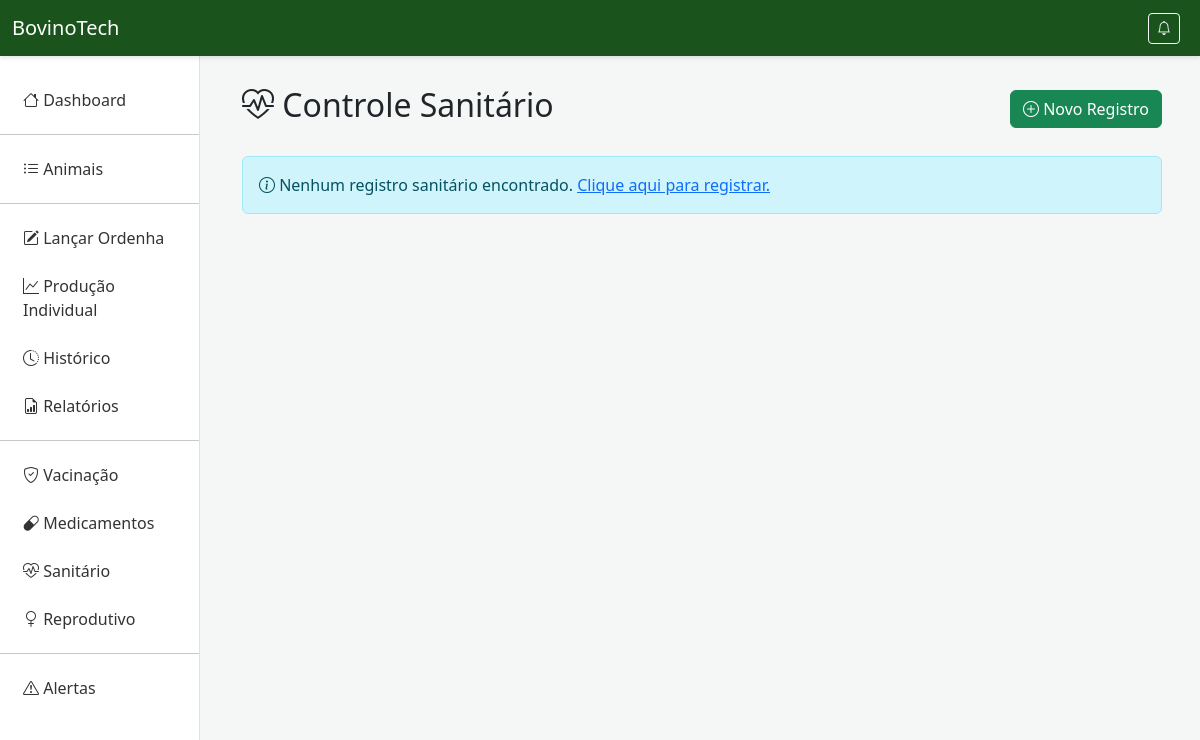
The page /sanitario/ on the database as committed earlier.
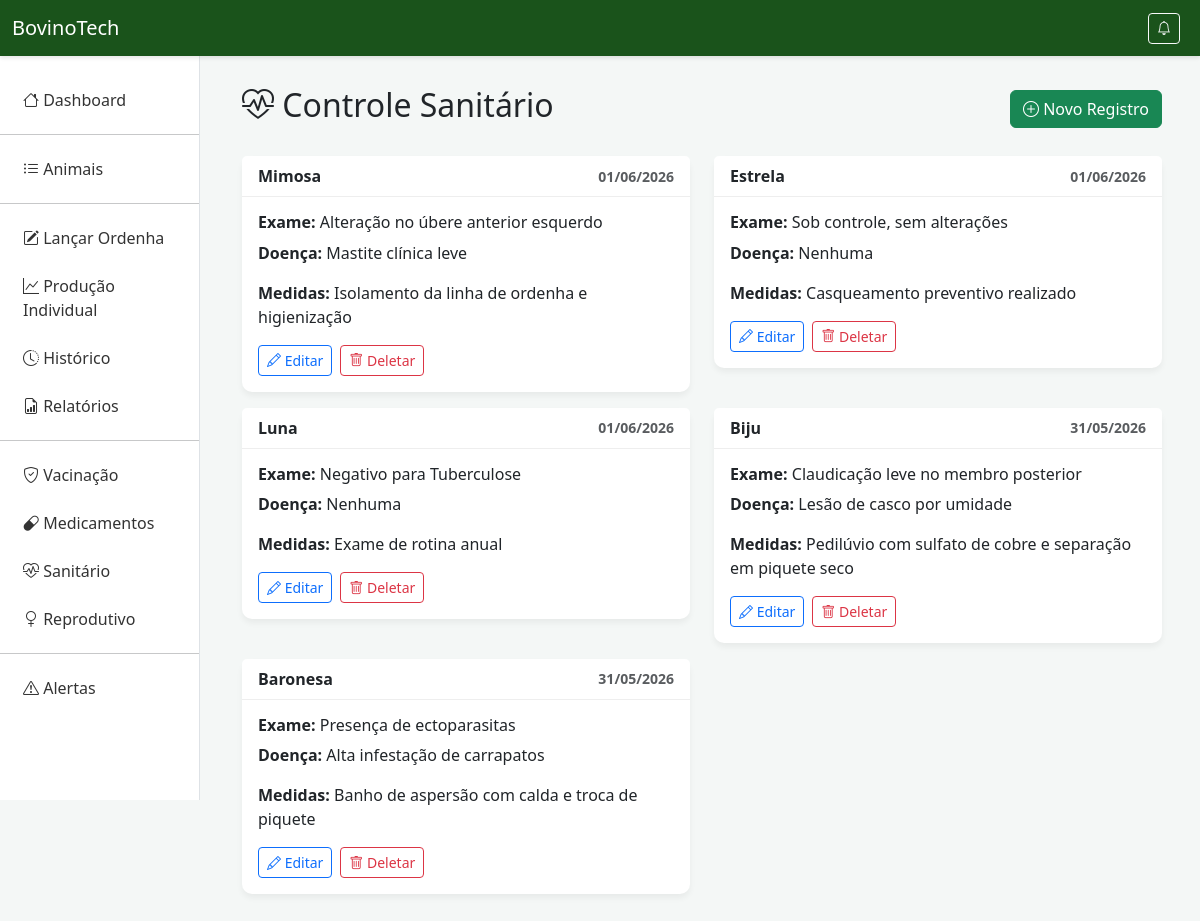
The same page on the database as committed later.
### producao/models.py (models this page shows, shortened)
class ControleSanitario(models.Model):
    animal = models.ForeignKey(Animal, on_delete=models.CASCADE)
    exame_clinico = models.CharField(max_length=200)
    ocorrencia_doenca = models.TextField(blank=True)
    medidas_preventivas = models.TextField(blank=True)
    data_registro = models.DateField()
    tem_carencia = models.BooleanField(default=False, verbose_name="Possui Carência?")
    dias_carencia = models.IntegerField(default=0, verbose_name="Dias de Carência")

class Animal(models.Model):
    SEXO_CHOICES = [('M', 'Macho'), ('F', 'Fêmea')]
    identificacao = models.CharField(max_length=100, unique=True, verbose_name="Brinco/Nome")
    raca = models.CharField(max_length=100, verbose_name="Raça")
    data_nascimento = models.DateField(verbose_name="Data de Nascimento")
    sexo = models.CharField(max_length=1, choices=SEXO_CHOICES, verbose_name="Sexo")

### producao/views.py (the view)
# urls.py: path('sanitario/', views.controle_sanitario, name='sanitario'),
def controle_sanitario(request):
    registros = ControleSanitario.objects.all().order_by('-data_registro')
    return render(request, 'sanitario.html', {'registros': registros})

### producao/templates/sanitario.html (shortened to what this page needs)
{% extends 'base.html' %}
{% block content %}
<div class="d-flex justify-content-between align-items-center mb-4">
    <h2><i class="bi bi-heart-pulse"></i> Controle Sanitário</h2>
    <a href="{% url 'criar_sanitario' %}" class="btn btn-success"><i class="bi bi-plus-circle"></i> Novo Registro</a>
</div>
<div class="row">
    {% for r in registros %}
    <div class="col-md-6 mb-3">
        <div class="card">
            <div class="card-header d-flex justify-content-between align-items-center">
                <span><strong>{{ r.animal.identificacao }}</strong></span>
                <small class="text-muted">{{ r.data_registro|date:"d/m/Y" }}</small>
            </div>
            <div class="card-body">
                <h6><strong>Exame:</strong> {{ r.exame_clinico }}</h6>
                <p><strong>Doença:</strong> {{ r.ocorrencia_doenca|default:"Nenhuma" }}</p>
                <p class="mb-3"><strong>Medidas:</strong> {{ r.medidas_preventivas }}</p>
                <div class="d-flex gap-2">
                    <a href="{% url 'editar_sanitario' r.pk %}" class="btn btn-sm btn-outline-primary" title="Editar"><i class="bi bi-pencil"></i> Editar</a>
                    <a href="{% url 'deletar_sanitario' r.pk %}" class="btn btn-sm btn-outline-danger" title="Deletar"><i class="bi bi-trash"></i> Deletar</a>
                </div>
            </div>
        </div>
    </div>
    {% empty %}
    <div class="col-12">
        <div class="alert alert-info" role="alert">
            <i class="bi bi-info-circle"></i> Nenhum registro sanitário encontrado. <a href="{% url 'criar_sanitario' %}">Clique aqui para registrar.</a>
        </div>
    </div>
    {% endfor %}
</div>
{% endblock %}

Rows that differ between the two databases and show on the page:
added ControleSanitario: animal.identificacao "Mimosa", data_registro "01/06/2026", exame_clinico "Alteração no úbere anterior esquerdo", ocorrencia_doenca "Mastite clínica leve", medidas_preventivas "Isolamento da linha de ordenha e higienização"
added ControleSanitario: animal.identificacao "Estrela", data_registro "01/06/2026", exame_clinico "Sob controle, sem alterações", ocorrencia_doenca "Nenhuma", medidas_preventivas "Casqueamento preventivo realizado"
added ControleSanitario: animal.identificacao "Luna", data_registro "01/06/2026", exame_clinico "Negativo para Tuberculose", ocorrencia_doenca "Nenhuma", medidas_preventivas "Exame de rotina anual"
added ControleSanitario: animal.identificacao "Biju", data_registro "31/05/2026", exame_clinico "Claudicação leve no membro posterior", ocorrencia_doenca "Lesão de casco por umidade", medidas_preventivas "Pedilúvio com sulfato de cobre e separação em piquete seco"
added ControleSanitario: animal.identificacao "Baronesa", data_registro "31/05/2026", exame_clinico "Presença de ectoparasitas", ocorrencia_doenca "Alta infestação de carrapatos", medidas_preventivas "Banho de aspersão com calda e troca de piquete"
Other text that changed with them:
text no longer shown: "Nenhum registro sanitário encontrado. Clique aqui para registrar."
